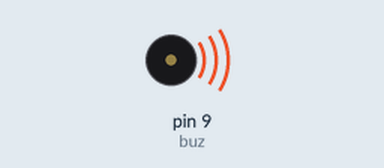
A sketch run on a simulated Arduino Uno, built with avr-gcc and run on an emulated ATmega328P. Parts: buzzer (waves = sounding).

Above: at 0.1 s.
Timing chart, 0 to 1.6 s (numbered marks = the images above):
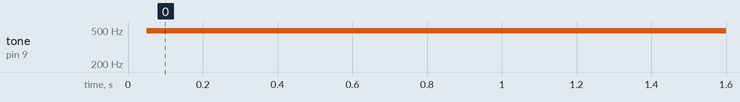

Measured:
- by itself, tone on pin 9 (buz): silent → 490 Hz at 0.05 s

The sketch:

2.4.ino
```cpp
const int buz = 9;

const int maxpwm = 70;

int pwmval;

void setup() {
  // put your setup code here, to run once:
  pinMode(buz, OUTPUT);
}

void loop() {
  // put your main code here, to run repeatedly:
  analogWrite(buz, pwmval);
  pwmval++;

  if(pwmval > maxpwm)
    pwmval = 0;

   delay(50);
}
```
